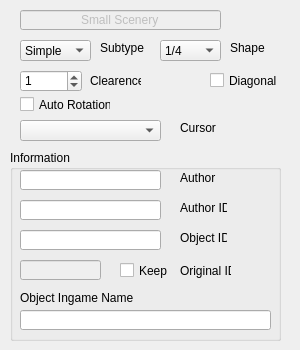
    <widget class="QWidget" name="tab_MainSettings">
     <attribute name="title">
      <string>Main Settings</string>
     </attribute>
     <widget class="QGroupBox" name="groupBox_information">
      <property name="geometry">
       <rect>
        <x>10</x>
        <y>150</y>
        <width>271</width>
        <height>191</height>
       </rect>
      </property>
      <property name="layoutDirection">
       <enum>Qt::LeftToRight</enum>
      </property>
      <property name="title">
       <string>Information</string>
      </property>
      <widget class="QLineEdit" name="lineEdit_objectName">
       <property name="geometry">
        <rect>
         <x>10</x>
         <y>160</y>
         <width>251</width>
         <height>20</height>
        </rect>
       </property>
       <property name="toolTip">
        <string notr="true">&lt;html&gt;&lt;head/&gt;&lt;body&gt;&lt;p&gt;The name your object will appear ingame. Consider the naming guide.&lt;/p&gt;&lt;p&gt;&lt;br/&gt;&lt;/p&gt;&lt;/body&gt;&lt;/html&gt;</string>
       </property>
      </widget>
      <widget class="QLabel" name="label_objectIngameName">
       <property name="geometry">
        <rect>
         <x>10</x>
         <y>140</y>
         <width>141</width>
         <height>16</height>
        </rect>
       </property>
       <property name="text">
        <string>Object Ingame Name</string>
       </property>
      </widget>
      <widget class="QLineEdit" name="lineEdit_objectID">
       <property name="geometry">
        <rect>
         <x>10</x>
         <y>80</y>
         <width>141</width>
         <height>20</height>
        </rect>
       </property>
       <property name="toolTip">
        <string notr="true">&lt;html&gt;&lt;head/&gt;&lt;body&gt;&lt;p&gt;Unique object identifier - a prefix will be added of with your author ID and object type. Consider the naming guide.&lt;/p&gt;&lt;/body&gt;&lt;/html&gt;</string>
       </property>
      </widget>
      <widget class="QLabel" name="label_objectID">
       <property name="geometry">
        <rect>
         <x>170</x>
         <y>80</y>
         <width>47</width>
         <height>16</height>
        </rect>
       </property>
       <property name="text">
        <string>Object ID</string>
       </property>
      </widget>
      <widget class="QLineEdit" name="lineEdit_author">
       <property name="enabled">
        <bool>true</bool>
       </property>
       <property name="geometry">
        <rect>
         <x>10</x>
         <y>20</y>
         <width>141</width>
         <height>20</height>
        </rect>
       </property>
       <property name="toolTip">
        <string notr="true">&lt;html&gt;&lt;head/&gt;&lt;body&gt;&lt;p&gt;Your name, seperate multiple names by comma. It is also good practice to add the name of the original creator(s) if you are fixing/remixing an existing object.&lt;/p&gt;&lt;/body&gt;&lt;/html&gt;</string>
       </property>
      </widget>
      <widget class="QLineEdit" name="lineEdit_authorID">
       <property name="geometry">
        <rect>
         <x>10</x>
         <y>50</y>
         <width>141</width>
         <height>20</height>
        </rect>
       </property>
       <property name="toolTip">
        <string notr="true">Your identity/name for the object ID</string>
       </property>
      </widget>
      <widget class="QLabel" name="label_originalID">
       <property name="geometry">
        <rect>
         <x>170</x>
         <y>110</y>
         <width>51</width>
         <height>21</height>
        </rect>
       </property>
       <property name="text">
        <string>Original ID</string>
       </property>
      </widget>
      <widget class="QLabel" name="label_author">
       <property name="geometry">
        <rect>
         <x>170</x>
         <y>20</y>
         <width>47</width>
         <height>16</height>
        </rect>
       </property>
       <property name="text">
        <string>Author</string>
       </property>
      </widget>
      <widget class="QLabel" name="label_authorID">
       <property name="geometry">
        <rect>
         <x>170</x>
         <y>50</y>
         <width>47</width>
         <height>16</height>
        </rect>
       </property>
       <property name="text">
        <string>Author ID</string>
       </property>
      </widget>
      <widget class="QCheckBox" name="checkBox_keepOrginalId">
       <property name="geometry">
        <rect>
         <x>110</x>
         <y>110</y>
         <width>51</width>
         <height>21</height>
        </rect>
       </property>
       <property name="toolTip">
        <string>&lt;html&gt;&lt;head/&gt;&lt;body&gt;&lt;p&gt; Tick if you like to keep the original ID of the loaded object. If you do so, this object will be loaded ingame instead of the orginal. Not recommended&lt;/p&gt;&lt;/body&gt;&lt;/html&gt;</string>
       </property>
       <property name="text">
        <string>Keep</string>
       </property>
      </widget>
      <widget class="QLineEdit" name="lineEdit_originalID">
       <property name="enabled">
        <bool>false</bool>
       </property>
       <property name="geometry">
        <rect>
         <x>10</x>
         <y>110</y>
         <width>81</width>
         <height>20</height>
        </rect>
       </property>
       <property name="toolTip">
        <string notr="true">Original DAT identifyer from the loaded DAT object.</string>
       </property>
       <property name="text">
        <string/>
       </property>
      </widget>
     </widget>
     <widget class="QComboBox" name="comboBox_subtype">
      <property name="geometry">
       <rect>
        <x>20</x>
        <y>40</y>
        <width>71</width>
        <height>21</height>
       </rect>
      </property>
      <property name="autoFillBackground">
       <bool>false</bool>
      </property>
      <property name="styleSheet">
       <string notr="true"/>
      </property>
      <item>
       <property name="text">
        <string>Simple</string>
       </property>
      </item>
      <item>
       <property name="text">
        <string>Animated</string>
       </property>
      </item>
      <item>
       <property name="text">
        <string>Glass</string>
       </property>
      </item>
      <item>
       <property name="text">
        <string>Gardens</string>
       </property>
      </item>
     </widget>
     <widget class="QCheckBox" name="checkBox_autoRotation">
      <property name="geometry">
       <rect>
        <x>20</x>
        <y>89</y>
        <width>91</width>
        <height>31</height>
       </rect>
      </property>
      <property name="acceptDrops">
       <bool>false</bool>
      </property>
      <property name="toolTip">
       <string>When set, this object will rotate automatically.</string>
      </property>
      <property name="text">
       <string>Auto Rotation</string>
      </property>
      <property name="tristate">
       <bool>false</bool>
      </property>
     </widget>
     <widget class="QDoubleSpinBox" name="doubleSpinBox_version_3">
      <property name="geometry">
       <rect>
        <x>20</x>
        <y>70</y>
        <width>62</width>
        <height>22</height>
       </rect>
      </property>
      <property name="toolTip">
       <string notr="true">Object height</string>
      </property>
      <property name="decimals">
       <number>0</number>
      </property>
      <property name="maximum">
       <double>32.000000000000000</double>
      </property>
      <property name="singleStep">
       <double>1.000000000000000</double>
      </property>
      <property name="value">
       <double>1.000000000000000</double>
      </property>
     </widget>
     <widget class="QLabel" name="label_clearence">
      <property name="geometry">
       <rect>
        <x>90</x>
        <y>70</y>
        <width>51</width>
        <height>21</height>
       </rect>
      </property>
      <property name="text">
       <string>Clearence</string>
      </property>
     </widget>
     <widget class="QLabel" name="label_subtype">
      <property name="geometry">
       <rect>
        <x>100</x>
        <y>40</y>
        <width>51</width>
        <height>16</height>
       </rect>
      </property>
      <property name="text">
       <string>Subtype</string>
      </property>
     </widget>
     <widget class="QLineEdit" name="lineEdit_objectType">
      <property name="enabled">
       <bool>false</bool>
      </property>
      <property name="geometry">
       <rect>
        <x>20</x>
        <y>10</y>
        <width>201</width>
        <height>20</height>
       </rect>
      </property>
      <property name="toolTip">
       <string notr="true">Object type</string>
      </property>
      <property name="text">
       <string>Small Scenery</string>
      </property>
      <property name="alignment">
       <set>Qt::AlignCenter</set>
      </property>
     </widget>
     <widget class="QLabel" name="label_cursor">
      <property name="geometry">
       <rect>
        <x>180</x>
        <y>120</y>
        <width>51</width>
        <height>16</height>
       </rect>
      </property>
      <property name="text">
       <string>Cursor</string>
      </property>
     </widget>
     <widget class="QComboBox" name="comboBox_cursor">
      <property name="geometry">
       <rect>
        <x>20</x>
        <y>120</y>
        <width>141</width>
        <height>21</height>
       </rect>
      </property>
      <property name="autoFillBackground">
       <bool>false</bool>
      </property>
      <property name="styleSheet">
       <string notr="true"/>
      </property>
     </widget>
     <widget class="QLabel" name="label_shape">
      <property name="geometry">
       <rect>
        <x>230</x>
        <y>40</y>
        <width>41</width>
        <height>16</height>
       </rect>
      </property>
      <property name="text">
       <string>Shape</string>
      </property>
     </widget>
     <widget class="QComboBox" name="comboBox_shape">
      <property name="geometry">
       <rect>
        <x>160</x>
        <y>40</y>
        <width>61</width>
        <height>21</height>
       </rect>
      </property>
      <property name="autoFillBackground">
       <bool>false</bool>
      </property>
      <property name="styleSheet">
       <string notr="true"/>
      </property>
      <item>
       <property name="text">
        <string>1/4</string>
       </property>
      </item>
      <item>
       <property name="text">
        <string>Half Tile</string>
       </property>
      </item>
      <item>
       <property name="text">
        <string>3/4</string>
       </property>
      </item>
      <item>
       <property name="text">
        <string>Full Tile</string>
       </property>
      </item>
     </widget>
     <widget class="QCheckBox" name="checkBox_diagonal">
      <property name="geometry">
       <rect>
        <x>210</x>
        <y>70</y>
        <width>81</width>
        <height>21</height>
       </rect>
      </property>
      <property name="acceptDrops">
       <bool>false</bool>
      </property>
      <property name="toolTip">
       <string>When set, this object will rotate automatically.</string>
      </property>
      <property name="text">
       <string>Diagonal</string>
      </property>
      <property name="tristate">
       <bool>false</bool>
      </property>
     </widget>
    </widget>
